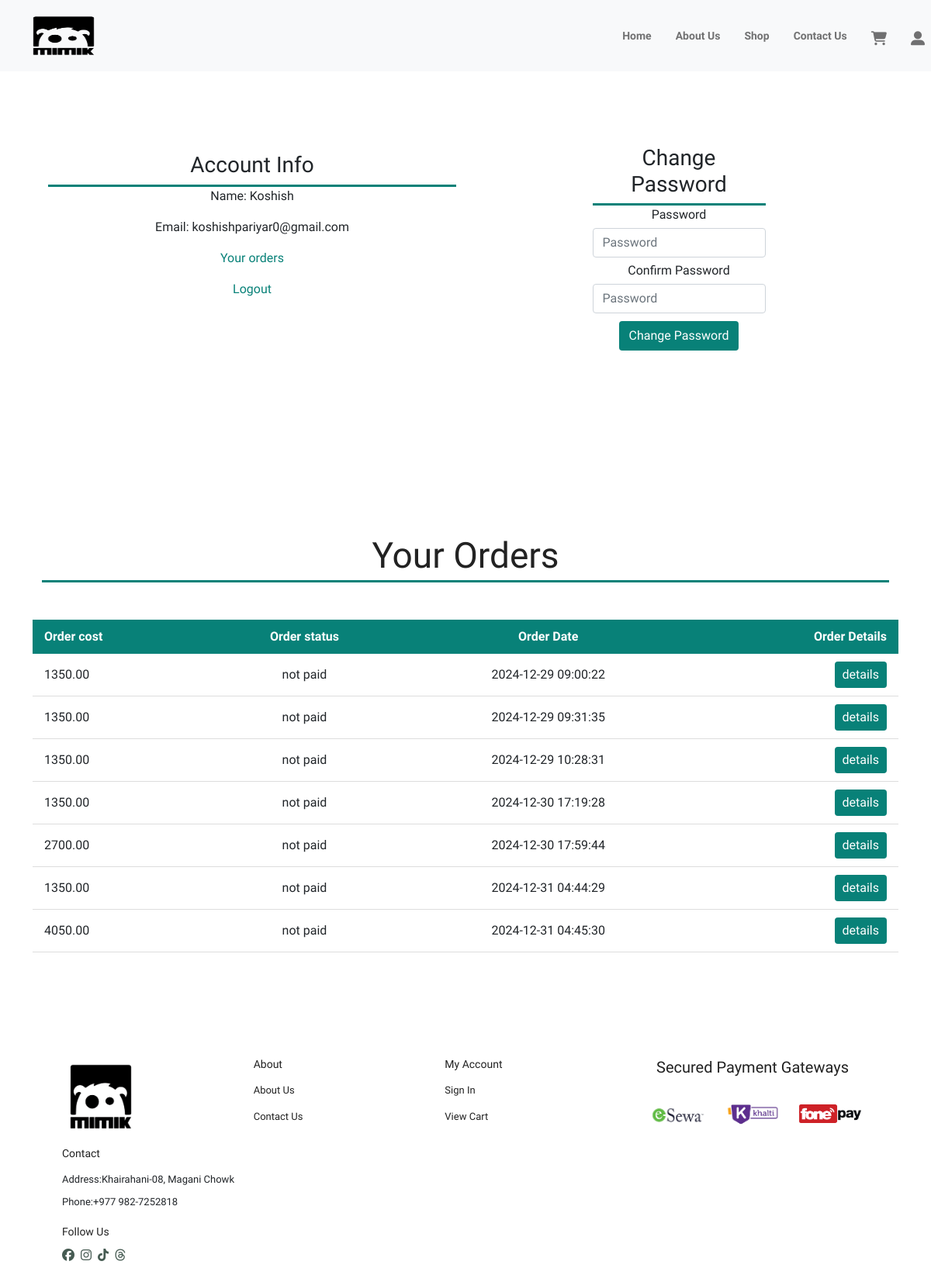
The app's page /account.php (signed in) with its own data.
### tables this page shows
CREATE TABLE `orders` (
  `order_id` int(11) NOT NULL,
  `order_cost` decimal(6,2) NOT NULL,
  `order_status` varchar(100) NOT NULL DEFAULT 'on_hold',
  `user_id` int(11) NOT NULL,
  `user_phone` int(11) NOT NULL,
  `user_city` varchar(255) NOT NULL,
  `user_address` varchar(255) NOT NULL,
  `order_date` datetime NOT NULL DEFAULT current_timestamp()
);

### account.php (the view, shortened to what this page needs)
<?php
include('server/connection.php');
if(isset($_SESSION['logged_in'])){
    $user_id=$_SESSION['user_id'];
    $stmt=$conn->prepare("SELECT * FROM orders WHERE user_id=? ");
    $stmt->bind_param('i',$user_id);
    $stmt->execute();
    $orders=$stmt->get_result();
}
?>
<?php include('layouts/header.php');?>
      <section class="my-5 py-5">
        <div class="row container mx-auto">
            <div class="text-center mt-3 pt-5 col-lg-6 col-md-12 c0l-sm-12">
                <h3 class="font-weight-bold">Account Info</h3>
                <div class="account-info">
                    <p>Name: <span><?php if(isset($_SESSION['user_name'])){ echo $_SESSION['user_name'];}?></span></p>
                    <p>Email: <span><?php if(isset($_SESSION['user_email'])) {echo $_SESSION['user_email'];}?></span></p>
                    <p><a href="#orders" id="orders-btn">Your orders</a></p>
                    <p><a href="account.php?logout=1" id="logout-btn">Logout</a></p>
                </div>
            </div>
            <div class="col-lg-6 col-md-12 c0l-sm-12">
                <form action="account.php"id="account-form" method="POST">
                    <h3>Change Password</h3>
                    <div class="form-group bro">
                        <label for="">Password</label>
                        <input type="password" name="password" class="form-control" id="account-password" placeholder="Password" required>
                    </div>
                    <div class="form-group">
                        <label for="">Confirm Password</label>
                        <input type="password" name="confirmpassword" class="form-control" id="account-password-confirm" placeholder="Password">
                    </div>
                    <div class="form-group">
                       <input type="submit" value="Change Password" name="change_password" class="btn" id="change-pass-btn">
                    </div>
                </form>
            </div>
        </div>
    </section>
    <section id="orders" class="container my-5 py-5">
        <div class="container mt-2">
            <h2 class="font-weight-bold text-center" style="border-bottom: 3px solid #088178; ">Your Orders</h2>
        </div>
        <table class="mt-5 pt-5 mx-auto w-100 orders">
            <tr>
                <th>Order cost</th>
                <th >Order status</th>
                <th>Order Date</th>
                <th>Order Details</th>
            </tr>
            <?php while($row=$orders->fetch_assoc()){?>
                    <tr>
                        <td>
                            <span><?php echo $row['order_cost'];?></span>
                        </td>
                        <td>
                            <span><?php echo $row['order_status'];?></span>
                        </td>
                        <td>
                            <span><?php echo $row['order_date'];?></span>
                        </td>
                        <td>
                            <form action="order_details.php" method="POST">
                                <input type="submit" name="order_details_btn" class="btn order-details-btn" value="details">
                            </form>
                        </td>
                    </tr>
            <?php }?>
        </table>
     </section>
     <?php include('layouts/footer.php');?>

### assets/css/style.css (style rules this page uses)
* { margin:0; padding:0; box-sizing:border-box; }
body { font-family: 'Spartan', sans-serif; }
h2 { font-size: 46px; line-height: 64px; color: #222; }
.row { display: flex; justify-content: space-between; padding: 20px; flex-wrap: wrap; }
td:last-child { text-align: right; }
th:last-child { text-align:right; }
.account-info { border-top: 3px solid #088178; }
#account-form .bro { border-top: 3px solid #088178; }
#account-form { width:50%; margin: 35px auto; text-align:center; padding:20px; }
#account-form input { margin:5px auto; }
#account-form #change-pass-btn { color:#fff; background-color:#088178; }
.account-info #orders-btn, #logout-btn { color:#088178; text-decoration: none; }
.orders th, .orders td { text-align: left; vertical-align: middle; padding: 10px 15px; }
.orders th { background-color: #088178; color: #fff; font-weight: bold; }
.orders td { border-bottom: 1px solid #ddd; }
.orders .order-details-btn { color: #fff; background-color: #088178; border: none; padding: 5px 10px; cursor: pointer; text-align: center; }
.orders th:nth-child(2), .orders td:nth-child(2) { text-align: center; }
.orders th:nth-child(3), .orders td:nth-child(3) { text-align: center; }
.orders th:nth-child(4), .orders td:nth-child(4) { text-align: right; }

### records on screen
orders: order_cost "1350.00", order_status "not paid", order_date "2024-12-29 09:00:22"
orders: order_cost "1350.00", order_status "not paid", order_date "2024-12-29 09:31:35"
orders: order_cost "1350.00", order_status "not paid", order_date "2024-12-29 10:28:31"
orders: order_cost "1350.00", order_status "not paid", order_date "2024-12-30 17:19:28"
orders: order_cost "2700.00", order_status "not paid", order_date "2024-12-30 17:59:44"
orders: order_cost "1350.00", order_status "not paid", order_date "2024-12-31 04:44:29"
orders: order_cost "4050.00", order_status "not paid", order_date "2024-12-31 04:45:30"

### other values on screen
$_SESSION['user_name'] "Koshish"
$_SESSION['user_email'] "koshishpariyar0@gmail.com"
